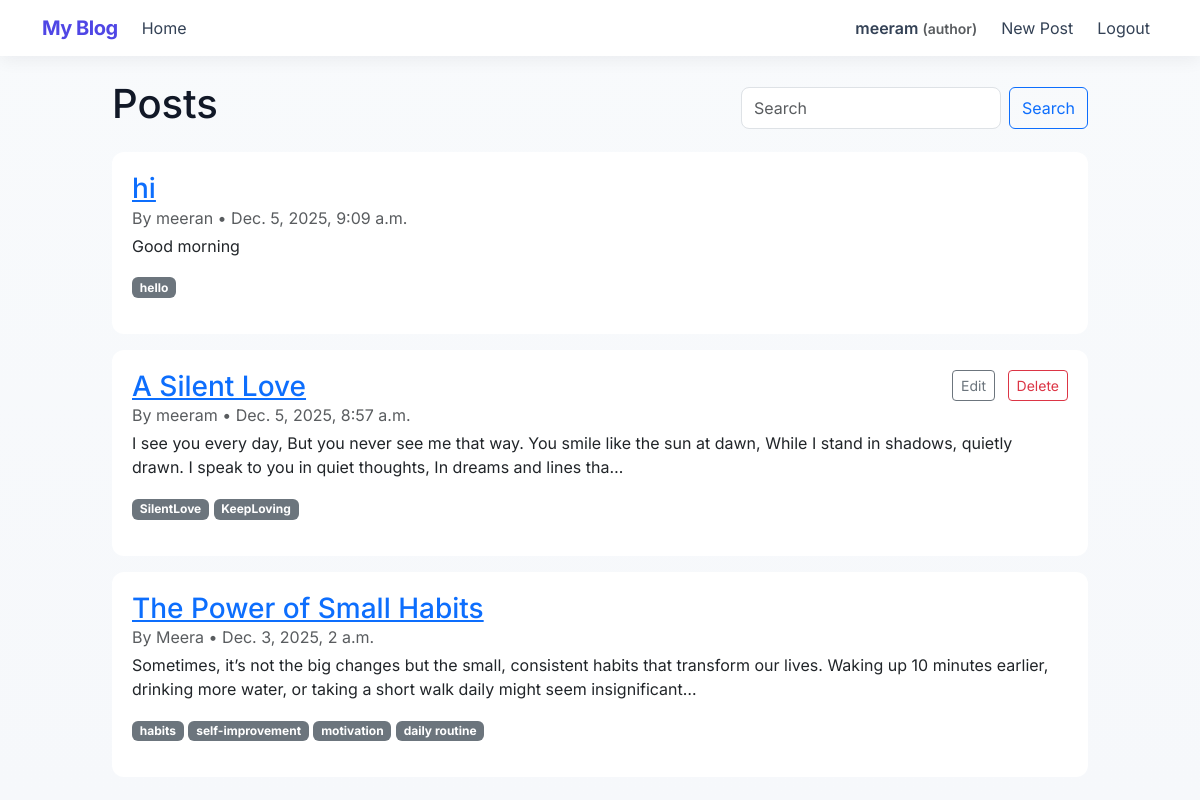
/ (signed in), run on the app's committed database.
### blog/models.py (models this page shows, shortened)
class Profile(models.Model):
    ROLE_CHOICES = (
        ('author', 'Author'),
        ('reader', 'Reader'),
        ('admin', 'Admin'),
    )
    user = models.OneToOneField(User, on_delete=models.CASCADE)
    role = models.CharField(max_length=10, choices=ROLE_CHOICES, default='reader')

class Post(models.Model):
    STATUS_CHOICES = (
        ('draft','Draft'),
        ('pending','Pending Approval'),
        ('approved','Approved'),
        ('rejected','Rejected'),
    )
    title = models.CharField(max_length=200)
    slug = models.SlugField(max_length=220, unique=True, blank=True)
    body = models.TextField()
    author = models.ForeignKey(User, on_delete=models.CASCADE, related_name='posts')
    tags = models.ManyToManyField(Tag, blank=True, related_name='posts')
    status = models.CharField(max_length=10, choices=STATUS_CHOICES, default='draft')
    featured = models.BooleanField(default=False)
    created_at = models.DateTimeField(auto_now_add=True)
    updated_at = models.DateTimeField(auto_now=True)
    class Meta:
        ordering = ['-created_at']
    def get_absolute_url(self):
        return reverse('post_detail', args=[self.slug])

class Tag(models.Model):
    name = models.CharField(max_length=50, unique=True)

### blog/views.py (the view)
# urls.py: path('', PostListView.as_view(), name='post_list'),
class PostListView(ListView):
	model = Post
	paginate_by = 10
	template_name = 'blog/post_list.html'
	def get_queryset(self):
		qs = Post.objects.filter(status='approved')
		q = self.request.GET.get('q')
		tag = self.request.GET.get('tag')
		if q:
			qs = qs.filter(Q(title__icontains=q) | Q(body__icontains=q) | Q(tags__name__icontains=q)).distinct()
		if tag:
			qs = qs.filter(tags__name=tag)
		return qs

### blog/templates/blog/post_list.html (shortened to what this page needs)
{% extends 'blog/base.html' %}
{% block content %}
  <div class="d-flex justify-content-between align-items-center mb-3">
    <h1>Posts</h1>
    <form class="d-flex" method="get">
      <input class="form-control me-2" name="q" placeholder="Search" value="{{ request.GET.q }}">
      <button class="btn btn-outline-primary">Search</button>
    </form>
  </div>
  {% for post in object_list %}
    <div class="card mb-3">
      <div class="card-body">
        <div class="d-flex justify-content-between align-items-start">
          <div>
            <h3 class="mb-0"><a href="{{ post.get_absolute_url }}">{{ post.title }}</a></h3>
            <p class="text-muted mb-1">By {{ post.author }} • {{ post.created_at }}</p>
          </div>
          <div>
            {% if user.is_authenticated and user == post.author %}
              <a href="{% url 'post_edit' slug=post.slug %}" class="btn btn-sm btn-outline-secondary me-2">Edit</a>
              <a href="{% url 'post_delete' slug=post.slug %}" class="btn btn-sm btn-outline-danger">Delete</a>
            {% endif %}
          </div>
        </div>
        <p>{{ post.body|truncatechars:200 }}</p>
        <p>
          {% for tag in post.tags.all %}
            <a href="?tag={{ tag.name }}" class="badge bg-secondary text-decoration-none">{{ tag.name }}</a>
          {% endfor %}
        </p>
      </div>
    </div>
  {% empty %}
    <p>No posts found.</p>
  {% endfor %}
{% endblock %}

### blog/templates/blog/base.html (shortened to what this page needs)
<!doctype html>
<html lang="en">
  <head>
    <link href="https://cdn.jsdelivr.net/npm/bootstrap@5.3.0/dist/css/bootstrap.min.css" rel="stylesheet">
    {% load static %}
    <link rel="stylesheet" href="{% static 'blog/styles.css' %}">
  </head>
  <body>
    <nav class="navbar navbar-expand-lg navbar-light bg-white navbar-custom mb-4 shadow-sm">
      <div class="container">
        <a class="navbar-brand site-brand" href="{% url 'post_list' %}">My Blog</a>
        <div class="collapse navbar-collapse">
          <ul class="navbar-nav me-auto align-items-center">
            <li class="nav-item"><a class="nav-link" href="{% url 'post_list' %}">Home</a></li>
          </ul>
          <ul class="navbar-nav ms-auto align-items-center">
            {% if user.is_authenticated %}
              <li class="nav-item"><span class="nav-link user-badge">{{ user.username }} <small class="text-muted">({{ user.profile.role }})</small></span></li>
              {% if user.profile.role == 'author' %}
                <li class="nav-item"><a class="nav-link btn btn-sm btn-outline-primary ms-2" href="{% url 'post_create' %}">New Post</a></li>
              {% endif %}
              <li class="nav-item"><a class="nav-link ms-2" href="{% url 'logout' %}">Logout</a></li>
            {% else %}
              <li class="nav-item"><a class="nav-link" href="{% url 'login' %}">Login</a></li>
              <li class="nav-item"><a class="nav-link btn btn-sm btn-primary text-white ms-2" href="{% url 'signup' %}">Sign Up</a></li>
            {% endif %}
          </ul>
        </div>
      </div>
    </nav>
    <div class="container main-container">
      {% block content %}{% endblock %}
    </div>
  </body>
</html>

### blog/static/blog/styles.css (style rules this page uses)
:root { --bg:#f6f8fb; --card:#ffffff; --muted:#6c757d; --accent:#4f46e5; --accent-2:#06b6d4; }
html,body { height:100%; font-family: 'Inter', system-ui, -apple-system, 'Segoe UI', Roboto, 'Helvetica Neue', Arial; background: linear-gradient(180deg, #f8fafc 0%, var(--bg) 100%); color: #111827; }
.main-container { max-width:1000px; margin-top: 1.25rem; margin-bottom: 2.5rem; }
.site-brand { font-weight:700; color:var(--accent); letter-spacing: -0.5px; }
.navbar-custom .nav-link { color:#334155; }
.user-badge { font-weight:600; }
.card { border: none; border-radius: 12px; }
.card .card-body { padding:1.25rem; }
.shadow-sm { box-shadow: 0 4px 18px rgba(16,24,40,0.06) !important; }
.form-control, .form-select { border-radius:8px; padding:.5rem .75rem; }

### data on the page
Post: title "hi", author "meeran", created_at "Dec. 5, 2025, 9:09 a.m.", body "Good morning"
Tag: name "hello"
Post: title "A Silent Love", author "meeram", created_at "Dec. 5, 2025, 8:57 a.m.", shows "Edit", body "I see you every day, But you never see me that way. You smile like the sun at dawn, While I stand in shadows, quietly drawn. I speak to you in quiet thoughts, In dreams and lines tha…"
Tag: name "SilentLove"
Tag: name "KeepLoving"
Post: title "The Power of Small Habits", author "Meera", created_at "Dec. 3, 2025, 2 a.m.", body "Sometimes, it’s not the big changes but the small, consistent habits that transform our lives. Waking up 10 minutes earlier, drinking more water, or taking a short walk daily might seem insignificant…"
Tag: name "habits"
Tag: name "self-improvement"
Tag: name "motivation"
Tag: name "daily routine"

### other printed values
{{ user.username }} "meeram"
{{ user.profile.role }} "author"
